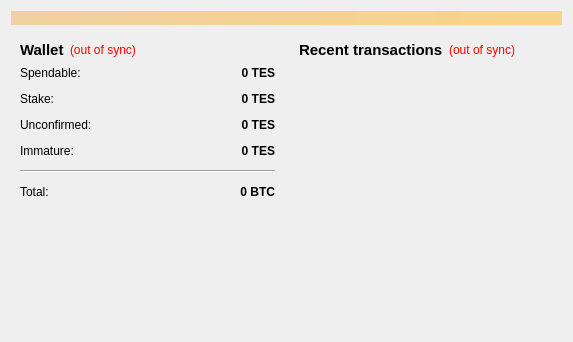
<?xml version="1.0" encoding="UTF-8"?>
<ui version="4.0">
 <class>OverviewPage</class>
 <widget class="QWidget" name="OverviewPage">
  <property name="geometry">
   <rect>
    <x>0</x>
    <y>0</y>
    <width>573</width>
    <height>342</height>
   </rect>
  </property>
  <property name="windowTitle">
   <string>Form</string>
  </property>
  <layout class="QVBoxLayout" name="topLayout">
   <item>
    <widget class="QLabel" name="labelAlerts">
     <property name="visible">
      <bool>false</bool>
     </property>
     <property name="styleSheet">
      <string notr="true">background-color: qlineargradient(x1: 0, y1: 0, x2: 1, y2: 0, stop:0 #F0D0A0, stop:1 #F8D488);  color:#000000
</string>
     </property>
     <property name="wordWrap">
      <bool>true</bool>
     </property>
     <property name="margin">
      <number>3</number>
     </property>
    </widget>
   </item>
   <item>
    <layout class="QHBoxLayout" name="horizontalLayout" stretch="1,1">
     <item>
      <layout class="QVBoxLayout" name="verticalLayout_2">
       <item>
        <widget class="QWidget" name="widget" native="true">
         <layout class="QVBoxLayout" name="verticalLayout_4">
          <item>
           <layout class="QHBoxLayout" name="horizontalLayout_4">
            <item>
             <widget class="QLabel" name="label_5">
              <property name="font">
               <font>
                <pointsize>11</pointsize>
                <weight>75</weight>
                <bold>true</bold>
               </font>
              </property>
              <property name="text">
               <string>Wallet</string>
              </property>
             </widget>
            </item>
            <item>
             <widget class="QLabel" name="labelWalletStatus">
              <property name="toolTip">
               <string>The displayed information may be out of date. Your wallet automatically synchronizes with the testcoin network after a connection is established, but this process has not completed yet.</string>
              </property>
              <property name="styleSheet">
               <string notr="true">QLabel { color: red; }</string>
              </property>
              <property name="text">
               <string notr="true">(out of sync)</string>
              </property>
              <property name="alignment">
               <set>Qt::AlignLeading|Qt::AlignLeft|Qt::AlignVCenter</set>
              </property>
             </widget>
            </item>
            <item>
             <spacer name="horizontalSpacer_2">
              <property name="orientation">
               <enum>Qt::Horizontal</enum>
              </property>
              <property name="sizeHint" stdset="0">
               <size>
                <width>40</width>
                <height>20</height>
               </size>
              </property>
             </spacer>
            </item>
           </layout>
          </item>
          <item>
           <layout class="QFormLayout" name="formLayout_2">
            <property name="fieldGrowthPolicy">
             <enum>QFormLayout::AllNonFixedFieldsGrow</enum>
            </property>
            <property name="horizontalSpacing">
             <number>12</number>
            </property>
            <property name="verticalSpacing">
             <number>12</number>
            </property>
            <item row="0" column="0">
             <widget class="QLabel" name="label">
              <property name="text">
               <string>Spendable:</string>
              </property>
             </widget>
            </item>
            <item row="0" column="1">
             <widget class="QLabel" name="labelBalance">
              <property name="font">
               <font>
                <weight>75</weight>
                <bold>true</bold>
               </font>
              </property>
              <property name="cursor">
               <cursorShape>IBeamCursor</cursorShape>
              </property>
              <property name="toolTip">
               <string>Your current spendable balance</string>
              </property>
              <property name="text">
               <string notr="true">0 TES</string>
              </property>
              <property name="alignment">
               <set>Qt::AlignRight|Qt::AlignTrailing|Qt::AlignVCenter</set>
              </property>
              <property name="textInteractionFlags">
               <set>Qt::LinksAccessibleByMouse|Qt::TextSelectableByKeyboard|Qt::TextSelectableByMouse</set>
              </property>
             </widget>
            </item>
            <item row="1" column="0">
             <widget class="QLabel" name="label_6">
              <property name="text">
               <string>Stake:</string>
              </property>
             </widget>
            </item>
            <item row="1" column="1">
             <widget class="QLabel" name="labelStake">
              <property name="font">
               <font>
                <weight>75</weight>
                <bold>true</bold>
               </font>
              </property>
              <property name="cursor">
               <cursorShape>IBeamCursor</cursorShape>
              </property>
              <property name="toolTip">
               <string>Total of coins that was staked, and do not yet count toward the current balance</string>
              </property>
              <property name="text">
               <string notr="true">0 TES</string>
              </property>
              <property name="alignment">
               <set>Qt::AlignRight|Qt::AlignTrailing|Qt::AlignVCenter</set>
              </property>
              <property name="textInteractionFlags">
               <set>Qt::LinksAccessibleByMouse|Qt::TextSelectableByKeyboard|Qt::TextSelectableByMouse</set>
              </property>
             </widget>
            </item>
            <item row="2" column="0">
             <widget class="QLabel" name="label_3">
              <property name="text">
               <string>Unconfirmed:</string>
              </property>
             </widget>
            </item>
            <item row="2" column="1">
             <widget class="QLabel" name="labelUnconfirmed">
              <property name="font">
               <font>
                <weight>75</weight>
                <bold>true</bold>
               </font>
              </property>
              <property name="cursor">
               <cursorShape>IBeamCursor</cursorShape>
              </property>
              <property name="toolTip">
               <string>Total of transactions that have yet to be confirmed, and do not yet count toward the current balance</string>
              </property>
              <property name="text">
               <string notr="true">0 TES</string>
              </property>
              <property name="alignment">
               <set>Qt::AlignRight|Qt::AlignTrailing|Qt::AlignVCenter</set>
              </property>
              <property name="textInteractionFlags">
               <set>Qt::LinksAccessibleByMouse|Qt::TextSelectableByKeyboard|Qt::TextSelectableByMouse</set>
              </property>
             </widget>
            </item>
            <item row="3" column="0">
             <widget class="QLabel" name="labelImmatureText">
              <property name="text">
               <string>Immature:</string>
              </property>
             </widget>
            </item>
            <item row="3" column="1">
             <widget class="QLabel" name="labelImmature">
              <property name="font">
               <font>
                <weight>75</weight>
                <bold>true</bold>
               </font>
              </property>
              <property name="toolTip">
               <string>Mined balance that has not yet matured</string>
              </property>
              <property name="text">
               <string notr="true">0 TES</string>
              </property>
              <property name="alignment">
               <set>Qt::AlignRight|Qt::AlignTrailing|Qt::AlignVCenter</set>
              </property>
              <property name="textInteractionFlags">
               <set>Qt::LinksAccessibleByMouse|Qt::TextSelectableByKeyboard|Qt::TextSelectableByMouse</set>
              </property>
             </widget>
            </item>
            <item row="4" column="0" colspan="2">
             <widget class="Line" name="line">
              <property name="orientation">
               <enum>Qt::Horizontal</enum>
              </property>
             </widget>
            </item>
            <item row="5" column="0">
             <widget class="QLabel" name="labelTotalText">
              <property name="text">
               <string>Total:</string>
              </property>
             </widget>
            </item>
            <item row="5" column="1">
             <widget class="QLabel" name="labelTotal">
              <property name="font">
               <font>
                <weight>75</weight>
                <bold>true</bold>
               </font>
              </property>
              <property name="cursor">
               <cursorShape>IBeamCursor</cursorShape>
              </property>
              <property name="toolTip">
               <string>Your current total balance</string>
              </property>
              <property name="text">
               <string notr="true">0 BTC</string>
              </property>
              <property name="alignment">
               <set>Qt::AlignRight|Qt::AlignTrailing|Qt::AlignVCenter</set>
              </property>
              <property name="textInteractionFlags">
               <set>Qt::LinksAccessibleByMouse|Qt::TextSelectableByKeyboard|Qt::TextSelectableByMouse</set>
              </property>
             </widget>
            </item>
           </layout>
          </item>
         </layout>
        </widget>
       </item>
       <item>
        <spacer name="verticalSpacer">
         <property name="orientation">
          <enum>Qt::Vertical</enum>
         </property>
         <property name="sizeHint" stdset="0">
          <size>
           <width>20</width>
           <height>40</height>
          </size>
         </property>
        </spacer>
       </item>
      </layout>
     </item>
     <item>
      <layout class="QVBoxLayout" name="verticalLayout_3">
       <item>
        <widget class="QWidget" name="widget_2" native="true">
         <layout class="QVBoxLayout" name="verticalLayout">
          <item>
           <layout class="QHBoxLayout" name="horizontalLayout_2">
            <item>
             <widget class="QLabel" name="label_4">
              <property name="font">
               <font>
                <pointsize>11</pointsize>
                <weight>75</weight>
                <bold>true</bold>
               </font>
              </property>
              <property name="text">
               <string>&lt;b&gt;Recent transactions&lt;/b&gt;</string>
              </property>
             </widget>
            </item>
            <item>
             <widget class="QLabel" name="labelTransactionsStatus">
              <property name="toolTip">
               <string>The displayed information may be out of date. Your wallet automatically synchronizes with the testcoin network after a connection is established, but this process has not completed yet.</string>
              </property>
              <property name="styleSheet">
               <string notr="true">QLabel { color: red; }</string>
              </property>
              <property name="text">
               <string notr="true">(out of sync)</string>
              </property>
              <property name="alignment">
               <set>Qt::AlignRight|Qt::AlignTrailing|Qt::AlignVCenter</set>
              </property>
             </widget>
            </item>
            <item>
             <spacer name="horizontalSpacer">
              <property name="orientation">
               <enum>Qt::Horizontal</enum>
              </property>
              <property name="sizeHint" stdset="0">
               <size>
                <width>40</width>
                <height>20</height>
               </size>
              </property>
             </spacer>
            </item>
           </layout>
          </item>
          <item>
           <widget class="QListView" name="listTransactions">
            <property name="styleSheet">
             <string notr="true">QListView { background: transparent; }</string>
            </property>
            <property name="frameShape">
             <enum>QFrame::NoFrame</enum>
            </property>
            <property name="verticalScrollBarPolicy">
             <enum>Qt::ScrollBarAlwaysOff</enum>
            </property>
            <property name="horizontalScrollBarPolicy">
             <enum>Qt::ScrollBarAlwaysOff</enum>
            </property>
            <property name="selectionMode">
             <enum>QAbstractItemView::NoSelection</enum>
            </property>
           </widget>
          </item>
         </layout>
        </widget>
       </item>
      </layout>
     </item>
    </layout>
   </item>
  </layout>
 </widget>
 <resources/>
 <connections/>
</ui>
